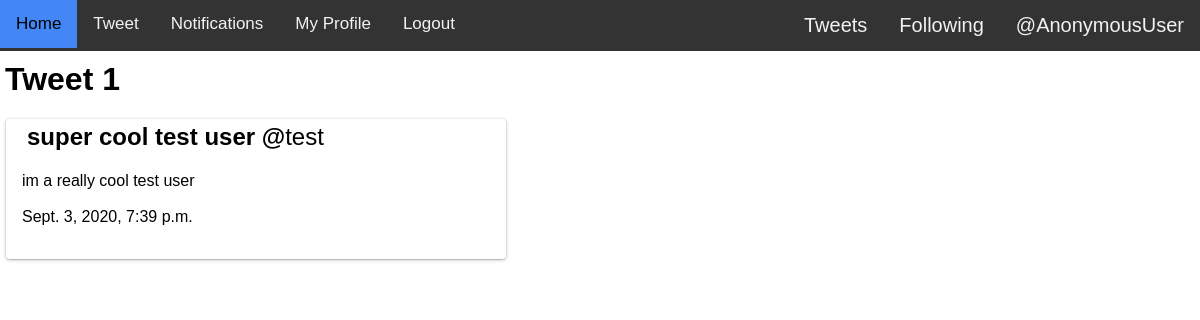
/tweet/1/, run on the app's committed database.
### tweet/models.py (models this page shows)
class Tweet(models.Model):
    body = models.TextField(max_length=140)
    author = models.ForeignKey(TwitterUser, on_delete=models.CASCADE)
    time_created = models.DateTimeField(default=timezone.now, editable=False)
    def __str__(self):
        return self.body

### twitteruser/models.py (models this page shows)
class TwitterUser(AbstractUser):
    username = models.CharField(max_length=30, unique=True)
    display_name = models.CharField(max_length=30)
    email = models.EmailField(max_length=40,
        blank=True, unique=True)
    following = models.ManyToManyField('self', blank=True, symmetrical=False)
    tweets = models.IntegerField(blank=True,
        default=0)
    USERNAME_FIELD  = 'username'
    REQUIRED_FIELDS = ['display_name', 'email']
    def __str__(self):
        return self.username

### tweet/views.py (the view)
# urls.py: path('tweet/<int:tweet_id>/', tweet_view),
def tweet_view(request, tweet_id):
    return render(request, 'tweet.html', {"tweet": Tweet.objects.filter(id=tweet_id).first()})

### tweet/templates/tweet.html (shortened to what this page needs)
{% include "navbar.html" %}
<h1>Tweet {{ tweet.id }}</h1>
{% include "tweet_block.html" %}

### tweet/templates/tweet_block.html
<blockquote class="twitter-tweet">
    <h1>{{ tweet.author.display_name }} @<a href="/author/{{tweet.author}}">{{ tweet.author }}</a></h1>
    <p><a href="/tweet/{{tweet.id}}">{{ tweet }}</a></p>
    <p>{{ tweet.time_created }}</p>
</blockquote>

### tweet/templates/tweet_style.html (style rules this page uses)
blockquote.twitter-tweet { font-family: Arial, Helvetica, sans-serif; font-size: 12px; font-weight: bold; line-height: 16px; border-color: #eee #ddd #bbb; border-radius: 5px; border-style: solid; border-width: 1px; box-shadow: 0 1px 3px rgba(0, 0, 0, 0.15); margin: 10px 5px; padding: 0 16px 16px 16px; max-width: 468px; }
blockquote.twitter-tweet p { font-size: 16px; font-weight: normal; line-height: 20px; }
blockquote.twitter-tweet a { color: inherit; font-weight: normal; text-decoration: none; outline: 0 none; }
h1 { margin: 10px 5px; display: inline-block; }

### data on the page
Tweet: id "1", author.display_name "super cool test user", author "test", body "im a really cool test user", time_created "Sept. 3, 2020, 7:39 p.m."

### other printed values
{{ user }} "AnonymousUser"
